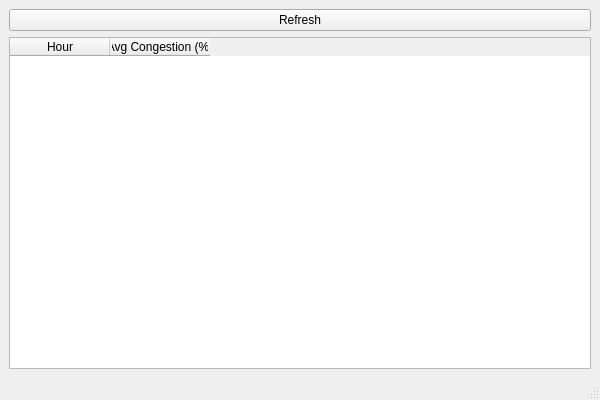
<?xml version="1.0" encoding="UTF-8"?>
<ui version="4.0">
 <class>CongestionWindow</class>
 <widget class="QMainWindow" name="CongestionWindow">
  <property name="geometry">
   <rect>
    <x>0</x>
    <y>0</y>
    <width>600</width>
    <height>400</height>
   </rect>
  </property>
  <property name="windowTitle">
   <string>Park Congestion Monitor</string>
  </property>
  <widget class="QWidget" name="centralwidget">
   <layout class="QVBoxLayout" name="verticalLayout">
    <item>
     <widget class="QPushButton" name="refreshButton">
      <property name="text">
       <string>Refresh</string>
      </property>
     </widget>
    </item>
    <item>
     <widget class="QTableWidget" name="tableWidget">
      <property name="columnCount">
       <number>2</number>
      </property>
      <property name="rowCount">
       <number>0</number>
      </property>
      <column>
       <property name="text">
        <string>Hour</string>
       </property>
      </column>
      <column>
       <property name="text">
        <string>Avg Congestion (%)</string>
       </property>
      </column>
     </widget>
    </item>
   </layout>
  </widget>
  <widget class="QStatusBar" name="statusbar"/>
 </widget>
 <resources/>
 <connections/>
</ui>
